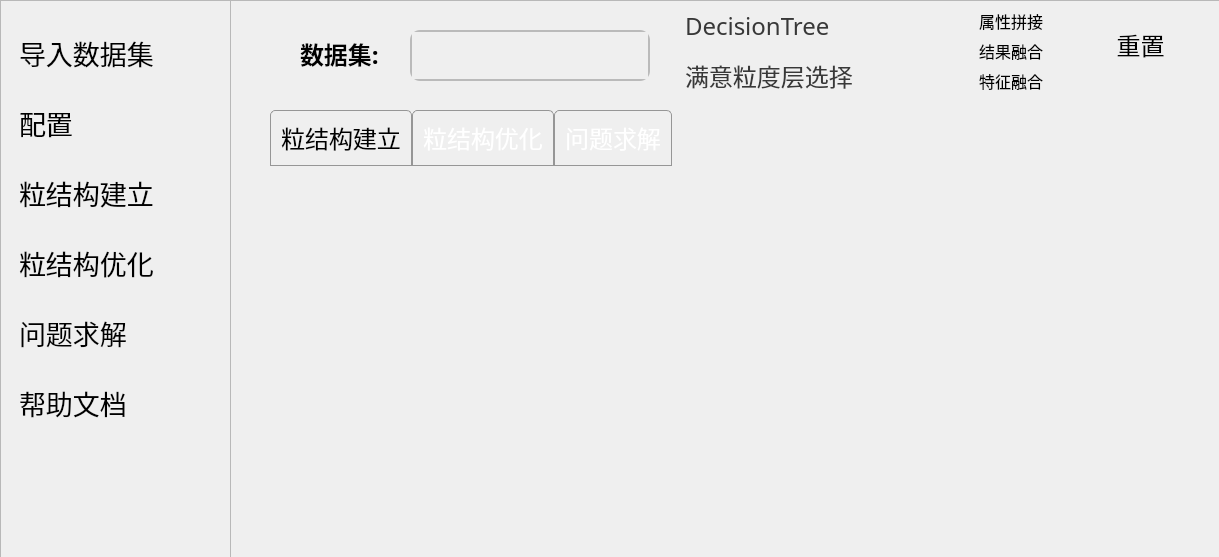
<?xml version="1.0" encoding="UTF-8"?>
<ui version="4.0">
 <class>MainUI</class>
 <widget class="QWidget" name="MainUI">
  <property name="enabled">
   <bool>true</bool>
  </property>
  <property name="geometry">
   <rect>
    <x>0</x>
    <y>0</y>
    <width>1219</width>
    <height>557</height>
   </rect>
  </property>
  <property name="windowTitle">
   <string>基于粒计算的多模态数据多粒度融合仿真系统</string>
  </property>
  <property name="styleSheet">
   <string notr="true"/>
  </property>
  <widget class="QTextEdit" name="textView_1">
   <property name="enabled">
    <bool>false</bool>
   </property>
   <property name="geometry">
    <rect>
     <x>410</x>
     <y>30</y>
     <width>240</width>
     <height>51</height>
    </rect>
   </property>
   <property name="font">
    <font>
     <family>黑体</family>
     <pointsize>18</pointsize>
    </font>
   </property>
   <property name="styleSheet">
    <string notr="true">border:2px solid rgb(186,186,186);
border-radius:10px
</string>
   </property>
  </widget>
  <widget class="QLabel" name="label_2">
   <property name="geometry">
    <rect>
     <x>300</x>
     <y>10</y>
     <width>91</width>
     <height>87</height>
    </rect>
   </property>
   <property name="font">
    <font>
     <family>微软雅黑</family>
     <pointsize>18</pointsize>
     <weight>75</weight>
     <italic>false</italic>
     <bold>true</bold>
    </font>
   </property>
   <property name="styleSheet">
    <string notr="true">#label_2{
	border-radius:4px;
	background-color: transparent;
	font: 18pt &quot;微软雅黑&quot;;
	font-weight:bold;
	color: rgb(0,0,0);
}

</string>
   </property>
   <property name="text">
    <string>数据集:</string>
   </property>
  </widget>
  <widget class="QTabWidget" name="tabWidget">
   <property name="enabled">
    <bool>true</bool>
   </property>
   <property name="geometry">
    <rect>
     <x>270</x>
     <y>110</y>
     <width>971</width>
     <height>451</height>
    </rect>
   </property>
   <property name="font">
    <font>
     <family>黑体</family>
     <pointsize>18</pointsize>
    </font>
   </property>
   <property name="styleSheet">
    <string notr="true">
QTabWidget::tab-bar { 
	alignment: center; 
} 
QTabBar::tab:hover{ 
	color: rgb(0, 0, 0);
	background-color: transparent;
}
QTabWidget::pane{ 
	border:none;
}
QTabBar::tab {
    background-color: transparent; /* 标签页背景颜色 */
    font-family: 微软雅黑; /* 标签页字体类型 */
    font-size: 24px; /* 标签页字体大小 */
    color: rgb(255, 255, 255); /* 标签页字体颜色 */
    padding: 10px; /* 内边距 */
    border: 1px solid rgb(150, 150, 150); /* 边框 */
    border-top-left-radius: 5px; /* 左上角圆角 */
    border-top-right-radius: 5px; /* 右上角圆角 */
}
QTabBar::tab:selected {
    background-color: transparent; /* 选中标签页的背景颜色 */
    color: rgb(0, 0, 0); /* 选中标签页的字体颜色 */
}
*{
	background-color: transparent;
}


</string>
   </property>
   <property name="currentIndex">
    <number>0</number>
   </property>
   <widget class="QWidget" name="tab">
    <property name="enabled">
     <bool>true</bool>
    </property>
    <attribute name="title">
     <string>粒结构建立</string>
    </attribute>
    <widget class="QTextEdit" name="textShow_1">
     <property name="enabled">
      <bool>false</bool>
     </property>
     <property name="geometry">
      <rect>
       <x>40</x>
       <y>10</y>
       <width>891</width>
       <height>371</height>
      </rect>
     </property>
     <property name="font">
      <font>
       <family>微软雅黑</family>
       <pointsize>12</pointsize>
      </font>
     </property>
     <property name="styleSheet">
      <string notr="true">
background: transparent;  
color: rgb(0, 0, 0);  
</string>
     </property>
    </widget>
   </widget>
   <widget class="QWidget" name="tab_2">
    <attribute name="title">
     <string>粒结构优化</string>
    </attribute>
    <widget class="QTextEdit" name="textShow_2">
     <property name="enabled">
      <bool>false</bool>
     </property>
     <property name="geometry">
      <rect>
       <x>40</x>
       <y>10</y>
       <width>901</width>
       <height>371</height>
      </rect>
     </property>
     <property name="font">
      <font>
       <family>微软雅黑</family>
       <pointsize>12</pointsize>
      </font>
     </property>
     <property name="styleSheet">
      <string notr="true">
background: transparent;  
color: rgb(0, 0, 0);  
</string>
     </property>
    </widget>
   </widget>
   <widget class="QWidget" name="tab_3">
    <attribute name="title">
     <string>问题求解</string>
    </attribute>
    <widget class="QTextEdit" name="textShow_3">
     <property name="enabled">
      <bool>false</bool>
     </property>
     <property name="geometry">
      <rect>
       <x>40</x>
       <y>10</y>
       <width>901</width>
       <height>371</height>
      </rect>
     </property>
     <property name="font">
      <font>
       <family>微软雅黑</family>
       <pointsize>12</pointsize>
      </font>
     </property>
    </widget>
    <widget class="QFrame" name="frame_2">
     <property name="geometry">
      <rect>
       <x>-41</x>
       <y>-160</y>
       <width>991</width>
       <height>561</height>
      </rect>
     </property>
     <property name="styleSheet">
      <string notr="true">
background: transparent;  
color: rgb(0, 0, 0);  
</string>
     </property>
     <property name="frameShape">
      <enum>QFrame::StyledPanel</enum>
     </property>
     <property name="frameShadow">
      <enum>QFrame::Raised</enum>
     </property>
    </widget>
    <zorder>frame_2</zorder>
    <zorder>textShow_3</zorder>
   </widget>
  </widget>
  <widget class="QFrame" name="frame">
   <property name="geometry">
    <rect>
     <x>0</x>
     <y>0</y>
     <width>231</width>
     <height>561</height>
    </rect>
   </property>
   <property name="styleSheet">
    <string notr="true">
background-image: url(:/images/bg2_cs01.jpeg);
  background-position: center;</string>
   </property>
   <property name="frameShape">
    <enum>QFrame::StyledPanel</enum>
   </property>
   <property name="frameShadow">
    <enum>QFrame::Raised</enum>
   </property>
   <widget class="QLabel" name="ahu01">
    <property name="geometry">
     <rect>
      <x>60</x>
      <y>440</y>
      <width>111</width>
      <height>111</height>
     </rect>
    </property>
    <property name="styleSheet">
     <string notr="true">    background: transparent;  
    color: white;  </string>
    </property>
    <property name="text">
     <string/>
    </property>
    <property name="pixmap">
     <pixmap resource="images/image.qrc">:/images/ahu_02.jpg</pixmap>
    </property>
   </widget>
  </widget>
  <widget class="QFrame" name="gridFrame">
   <property name="geometry">
    <rect>
     <x>10</x>
     <y>0</y>
     <width>221</width>
     <height>461</height>
    </rect>
   </property>
   <property name="styleSheet">
    <string notr="true"/>
   </property>
   <layout class="QGridLayout" name="gridLayout">
    <item row="5" column="0">
     <widget class="QPushButton" name="help">
      <property name="font">
       <font>
        <family>黑体</family>
        <pointsize>20</pointsize>
       </font>
      </property>
      <property name="styleSheet">
       <string notr="true">#help{
	background: transparent;  
    color: rgb(0, 0, 0);  
	text-align: left;
	border-radius:10px
}
#help:hover{
	icon:url(:/images/help_hover.svg);
	color: rgb(144, 19, 158);
	background-color: transparent;
}
#help:pressed{
	padding-top:5px;
	padding-left:5px
}
</string>
      </property>
      <property name="text">
       <string>帮助文档</string>
      </property>
      <property name="icon">
       <iconset resource="images/image.qrc">
        <normaloff>:/images/help.svg</normaloff>:/images/help.svg</iconset>
      </property>
     </widget>
    </item>
    <item row="2" column="0">
     <widget class="QPushButton" name="buildGranular">
      <property name="enabled">
       <bool>false</bool>
      </property>
      <property name="font">
       <font>
        <family>黑体</family>
        <pointsize>20</pointsize>
       </font>
      </property>
      <property name="styleSheet">
       <string notr="true">#buildGranular{
text-align: left;
	
	background-color: transparent;
	color: rgb(0, 0, 0);
	border-radius:10px
}
#buildGranular:hover{
	icon:url(:/images/newlybuild_hover.svg);
	color: rgb(144, 19, 158);
	background-color: transparent;
}
#buildGranular:pressed{
	padding-top:5px;
	padding-left:5px
}
</string>
      </property>
      <property name="text">
       <string>粒结构建立</string>
      </property>
      <property name="icon">
       <iconset resource="images/image.qrc">
        <normaloff>:/images/newlybuild.svg</normaloff>:/images/newlybuild.svg</iconset>
      </property>
     </widget>
    </item>
    <item row="3" column="0">
     <widget class="QPushButton" name="optGranular">
      <property name="enabled">
       <bool>false</bool>
      </property>
      <property name="font">
       <font>
        <family>黑体</family>
        <pointsize>20</pointsize>
       </font>
      </property>
      <property name="styleSheet">
       <string notr="true">#optGranular{
text-align: left;
	
	background: transparent;  
    color: rgb(0, 0, 0);  
	border-radius:10px
}
#optGranular:hover{
	icon:url(:/images/smart-optimization_hover.svg);
	color: rgb(144, 19, 158);
	background-color: transparent;
}
#optGranular:pressed{
	padding-top:5px;
	padding-left:5px
}
</string>
      </property>
      <property name="text">
       <string>粒结构优化</string>
      </property>
      <property name="icon">
       <iconset resource="images/image.qrc">
        <normaloff>:/images/smart-optimization.svg</normaloff>:/images/smart-optimization.svg</iconset>
      </property>
     </widget>
    </item>
    <item row="4" column="0">
     <widget class="QPushButton" name="pushProblems">
      <property name="enabled">
       <bool>false</bool>
      </property>
      <property name="font">
       <font>
        <family>黑体</family>
        <pointsize>20</pointsize>
       </font>
      </property>
      <property name="styleSheet">
       <string notr="true">#pushProblems{
    background: transparent;  
    color: white;  
	text-align: left;
	color: rgb(0, 0, 0);
	border-radius:10px
}
#pushProblems:hover{
	icon:url(:/images/help_hover.svg);
	color: rgb(144, 19, 158);
	background-color: transparent;
}
#pushProblems:pressed{
	padding-top:5px;
	padding-left:5px
}
</string>
      </property>
      <property name="text">
       <string>问题求解</string>
      </property>
      <property name="icon">
       <iconset resource="images/image.qrc">
        <normaloff>:/images/tips.svg</normaloff>:/images/tips.svg</iconset>
      </property>
     </widget>
    </item>
    <item row="0" column="0">
     <widget class="QPushButton" name="pushView_1">
      <property name="sizePolicy">
       <sizepolicy hsizetype="Minimum" vsizetype="Fixed">
        <horstretch>0</horstretch>
        <verstretch>0</verstretch>
       </sizepolicy>
      </property>
      <property name="font">
       <font>
        <family>黑体</family>
        <pointsize>20</pointsize>
       </font>
      </property>
      <property name="layoutDirection">
       <enum>Qt::LeftToRight</enum>
      </property>
      <property name="styleSheet">
       <string notr="true">#pushView_1{
	text-align: left;
	background-color: transparent;
	color: rgb(0, 0, 0);
	border-radius:10px
}
#pushView_1:hover{
	icon:url(:/images/inbox-out_hover.svg);
	color: rgb(144, 19, 158);
	background-color: transparent;
}
#pushView_1:pressed{
	padding-top:5px;
	padding-left:5px
}
</string>
      </property>
      <property name="text">
       <string>导入数据集</string>
      </property>
      <property name="icon">
       <iconset resource="images/image.qrc">
        <normaloff>:/images/inbox-out.svg</normaloff>
        <normalon>:/images/inbox-out_hover.svg</normalon>
        <activeon>:/images/inbox-out_hover.svg</activeon>
        <selectedoff>:/images/inbox-out.svg</selectedoff>
        <selectedon>:/images/inbox-out_hover.svg</selectedon>:/images/inbox-out.svg</iconset>
      </property>
     </widget>
    </item>
    <item row="1" column="0">
     <widget class="QPushButton" name="btnConfig">
      <property name="enabled">
       <bool>false</bool>
      </property>
      <property name="font">
       <font>
        <family>黑体</family>
        <pointsize>20</pointsize>
       </font>
      </property>
      <property name="layoutDirection">
       <enum>Qt::LeftToRight</enum>
      </property>
      <property name="styleSheet">
       <string notr="true">#btnConfig{
text-align: left;
	
	background-color: transparent;
	color: rgb(0, 0, 0);
	border-radius:10px
}
#btnConfig:hover{
	icon:url(:/images/file-settings-one_hover.svg);
	color: rgb(144, 19, 158);
	background-color:transparent;
}
#btnConfig:pressed{
	padding-top:5px;
	padding-left:5px
}
</string>
      </property>
      <property name="text">
       <string>配置</string>
      </property>
      <property name="icon">
       <iconset resource="images/image.qrc">
        <normaloff>:/images/file-settings-one.svg</normaloff>:/images/file-settings-one.svg</iconset>
      </property>
     </widget>
    </item>
   </layout>
  </widget>
  <widget class="QFrame" name="bg">
   <property name="geometry">
    <rect>
     <x>230</x>
     <y>0</y>
     <width>991</width>
     <height>561</height>
    </rect>
   </property>
   <property name="styleSheet">
    <string notr="true">background-image: url(:/images/bg_cs01.jpg);
background-position: center;</string>
   </property>
   <property name="frameShape">
    <enum>QFrame::StyledPanel</enum>
   </property>
   <property name="frameShadow">
    <enum>QFrame::Raised</enum>
   </property>
   <widget class="QComboBox" name="selectAlgorithm">
    <property name="enabled">
     <bool>true</bool>
    </property>
    <property name="geometry">
     <rect>
      <x>450</x>
      <y>60</y>
      <width>251</width>
      <height>32</height>
     </rect>
    </property>
    <property name="font">
     <font>
      <family>黑体</family>
      <pointsize>18</pointsize>
     </font>
    </property>
    <property name="styleSheet">
     <string notr="true">#selectAlgorithm{
	border-radius:11px;
	background-color: rgb(184, 184, 184);
	color: rgb(56,56,56);
	background: transparent;  
}
#selectAlgorithm:hover{
	border-radius:0px;
	background-color: rgb(184, 184, 184);
	border-top-left-radius:10px;
	border-top-right-radius:10px;
	border-bottom-right-radius:10px;
	color: rgb(56,56,56);
	background: transparent;  
}
#selectAlgorithm::drop-down{
	border-top-right-radius:5px;
	border-bottom-right-radius:5px;
	background-color: rgb(40, 40, 40);
	color: rgb(40,40,40);
	min-width:30px;
	background: transparent;  
}
#selectAlgorithm::down-arrow{
	image: url(:/images/rows.png);
	height:28px;
	width:28px;
}
#selectAlgorithm QComboBox{
	font-size:20px;
	font-weight:bold;
background: transparent;  
}
#selectAlgorithm QComboBox::item{
	color: rgb(40, 40, 40);
	height:30px;
    selection-color: rgb(186,186,186);
    background-color:rgb(80, 80, 80);
}

</string>
    </property>
    <property name="placeholderText">
     <string/>
    </property>
    <item>
     <property name="text">
      <string>满意粒度层选择</string>
     </property>
    </item>
    <item>
     <property name="text">
      <string>最优粒度层选择</string>
     </property>
    </item>
   </widget>
   <widget class="QComboBox" name="selectAlgorithm_2">
    <property name="enabled">
     <bool>true</bool>
    </property>
    <property name="geometry">
     <rect>
      <x>450</x>
      <y>10</y>
      <width>251</width>
      <height>32</height>
     </rect>
    </property>
    <property name="font">
     <font>
      <family>黑体</family>
      <pointsize>18</pointsize>
     </font>
    </property>
    <property name="styleSheet">
     <string notr="true"> 
#selectAlgorithm_2{
	border-radius:11px;
	background-color: rgb(184, 184, 184);
	color: rgb(56,56,56);
background: transparent;  
}
#selectAlgorithm_2:hover{
	border-radius:0px;
	background-color: rgb(184, 184, 184);
	border-top-left-radius:10px;
	border-top-right-radius:10px;
	border-bottom-right-radius:10px;
	color: rgb(56,56,56);
	background: transparent;  
}
#selectAlgorithm_2::drop-down{
	border-top-right-radius:5px;
	border-bottom-right-radius:5px;
	background-color: rgb(40, 40, 40);
	color: rgb(40,40,40);
	min-width:30px;
	background: transparent;  
}
#selectAlgorithm_2::down-arrow{
	image: url(images/rows.png);
	height:28px;
	width:28px;
}
#selectAlgorithm_2 QComboBox{
	font-size:20px;
	font-weight:bold;
}
#selectAlgorithm_2 QComboBox::item{
	color: rgb(40, 40, 40);
	height:30px;
    selection-color: rgb(186,186,186);
    background-color:rgb(80, 80, 80);
	background: transparent;  
}


</string>
    </property>
    <property name="currentText">
     <string>DecisionTree</string>
    </property>
    <property name="placeholderText">
     <string/>
    </property>
    <item>
     <property name="text">
      <string>DecisionTree</string>
     </property>
    </item>
    <item>
     <property name="text">
      <string>KNN</string>
     </property>
    </item>
    <item>
     <property name="text">
      <string>SVC</string>
     </property>
    </item>
    <item>
     <property name="text">
      <string>AdaBoost</string>
     </property>
    </item>
   </widget>
   <widget class="QPushButton" name="resetView_1">
    <property name="geometry">
     <rect>
      <x>850</x>
      <y>30</y>
      <width>121</width>
      <height>30</height>
     </rect>
    </property>
    <property name="font">
     <font>
      <family>黑体</family>
      <pointsize>18</pointsize>
     </font>
    </property>
    <property name="styleSheet">
     <string notr="true">#resetView_1{
	background-color:transparent;
	color: rgb(0, 0, 0);
	border-radius:10px
}
#resetView_1:hover{
	icon:url(images/refresh_hover.svg);
	color: rgb(144, 19, 158);
	background-color: transparent;
}
#resetView_1:pressed{
	padding-top:5px;
	padding-left:5px
}
</string>
    </property>
    <property name="text">
     <string>重置</string>
    </property>
    <property name="icon">
     <iconset resource="images/image.qrc">
      <normaloff>:/images/refresh.svg</normaloff>:/images/refresh.svg</iconset>
    </property>
   </widget>
   <widget class="QPushButton" name="tip3">
    <property name="geometry">
     <rect>
      <x>40</x>
      <y>40</y>
      <width>21</width>
      <height>28</height>
     </rect>
    </property>
    <property name="toolTip">
     <string>&lt;html&gt;&lt;head/&gt;&lt;body&gt;&lt;p&gt;&lt;span style=&quot; font-size:12pt; font-weight:600;&quot;&gt;导入的文件必须是.csv格式的文件&lt;/span&gt;&lt;/p&gt;&lt;/body&gt;&lt;/html&gt;</string>
    </property>
    <property name="styleSheet">
     <string notr="true">#tip3{
    background: transparent;  
    color: white;  
	text-align: left;
	color: rgb(0, 0, 0);
	border-radius:10px
}
#tip3:hover{
	icon:url(:/images/help_hover.svg);
	color: rgb(144, 19, 158);
	background-color: transparent;
}
#tip3:pressed{
	padding-top:5px;
	padding-left:5px
}
</string>
    </property>
    <property name="text">
     <string/>
    </property>
    <property name="icon">
     <iconset resource="images/image.qrc">
      <normaloff>:/images/help.svg</normaloff>:/images/help.svg</iconset>
    </property>
   </widget>
   <widget class="QFrame" name="verticalFrame">
    <property name="geometry">
     <rect>
      <x>720</x>
      <y>0</y>
      <width>141</width>
      <height>101</height>
     </rect>
    </property>
    <property name="styleSheet">
     <string notr="true">
background: transparent;  
color: rgb(0, 0, 0);  
</string>
    </property>
    <layout class="QVBoxLayout" name="verticalLayout">
     <item>
      <widget class="QRadioButton" name="r1">
       <property name="font">
        <font>
         <family>微软雅黑 Light</family>
         <pointsize>12</pointsize>
        </font>
       </property>
       <property name="text">
        <string>属性拼接</string>
       </property>
      </widget>
     </item>
     <item>
      <widget class="QRadioButton" name="r2">
       <property name="enabled">
        <bool>true</bool>
       </property>
       <property name="font">
        <font>
         <family>微软雅黑 Light</family>
         <pointsize>12</pointsize>
        </font>
       </property>
       <property name="text">
        <string>结果融合</string>
       </property>
      </widget>
     </item>
     <item>
      <widget class="QRadioButton" name="radioButton">
       <property name="font">
        <font>
         <family>微软雅黑 Light</family>
         <pointsize>12</pointsize>
        </font>
       </property>
       <property name="text">
        <string>特征融合</string>
       </property>
      </widget>
     </item>
    </layout>
   </widget>
   <zorder>verticalFrame</zorder>
   <zorder>selectAlgorithm</zorder>
   <zorder>selectAlgorithm_2</zorder>
   <zorder>resetView_1</zorder>
   <zorder>tip3</zorder>
  </widget>
  <zorder>bg</zorder>
  <zorder>frame</zorder>
  <zorder>gridFrame</zorder>
  <zorder>textView_1</zorder>
  <zorder>label_2</zorder>
  <zorder>tabWidget</zorder>
 </widget>
 <resources>
  <include location="images/image.qrc"/>
 </resources>
 <connections>
  <connection>
   <sender>resetView_1</sender>
   <signal>clicked()</signal>
   <receiver>MainUI</receiver>
   <slot>reSetView()</slot>
   <hints>
    <hint type="sourcelabel">
     <x>1081</x>
     <y>45</y>
    </hint>
    <hint type="destinationlabel">
     <x>848</x>
     <y>0</y>
    </hint>
   </hints>
  </connection>
  <connection>
   <sender>pushView_1</sender>
   <signal>clicked()</signal>
   <receiver>MainUI</receiver>
   <slot>importView()</slot>
   <hints>
    <hint type="sourcelabel">
     <x>99</x>
     <y>43</y>
    </hint>
    <hint type="destinationlabel">
     <x>108</x>
     <y>-28</y>
    </hint>
   </hints>
  </connection>
  <connection>
   <sender>btnConfig</sender>
   <signal>clicked()</signal>
   <receiver>MainUI</receiver>
   <slot>configGranular()</slot>
   <hints>
    <hint type="sourcelabel">
     <x>47</x>
     <y>123</y>
    </hint>
    <hint type="destinationlabel">
     <x>-123</x>
     <y>111</y>
    </hint>
   </hints>
  </connection>
  <connection>
   <sender>buildGranular</sender>
   <signal>clicked()</signal>
   <receiver>MainUI</receiver>
   <slot>buildGranularW()</slot>
   <hints>
    <hint type="sourcelabel">
     <x>151</x>
     <y>197</y>
    </hint>
    <hint type="destinationlabel">
     <x>-61</x>
     <y>206</y>
    </hint>
   </hints>
  </connection>
  <connection>
   <sender>optGranular</sender>
   <signal>clicked()</signal>
   <receiver>MainUI</receiver>
   <slot>optGranularW()</slot>
   <hints>
    <hint type="sourcelabel">
     <x>115</x>
     <y>273</y>
    </hint>
    <hint type="destinationlabel">
     <x>-3</x>
     <y>262</y>
    </hint>
   </hints>
  </connection>
  <connection>
   <sender>pushProblems</sender>
   <signal>clicked()</signal>
   <receiver>MainUI</receiver>
   <slot>resolveProblemsW()</slot>
   <hints>
    <hint type="sourcelabel">
     <x>182</x>
     <y>344</y>
    </hint>
    <hint type="destinationlabel">
     <x>-37</x>
     <y>346</y>
    </hint>
   </hints>
  </connection>
  <connection>
   <sender>help</sender>
   <signal>clicked()</signal>
   <receiver>MainUI</receiver>
   <slot>helps()</slot>
   <hints>
    <hint type="sourcelabel">
     <x>80</x>
     <y>407</y>
    </hint>
    <hint type="destinationlabel">
     <x>-137</x>
     <y>407</y>
    </hint>
   </hints>
  </connection>
 </connections>
 <slots>
  <slot>importView()</slot>
  <slot>reSetView()</slot>
  <slot>buildGranularW()</slot>
  <slot>optGranularW()</slot>
  <slot>resolveProblemsW()</slot>
  <slot>configGranular()</slot>
  <slot>helps()</slot>
  <slot>selectRadio()</slot>
 </slots>
</ui>
